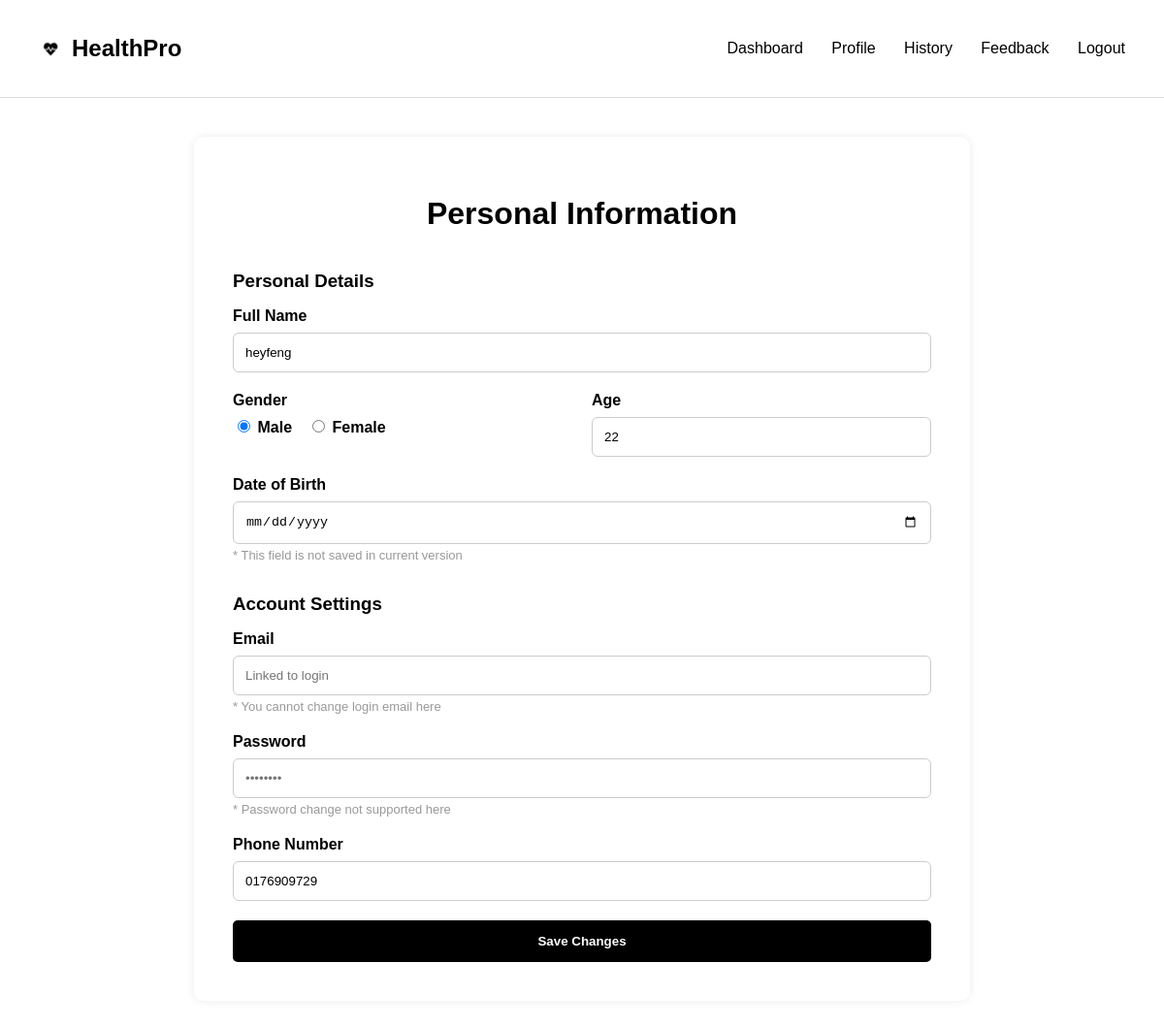
Screenshot of /profile (signed in) with the database file from the repository.
### diabetes_predictor/backend/app.py (models this page shows)
class Profile(db.Model):
    id = db.Column(db.Integer, primary_key=True)
    user_id = db.Column(db.Integer)
    name = db.Column(db.String(100))
    gender = db.Column(db.String(10))
    age = db.Column(db.Integer)
    contact_info = db.Column(db.String(200))

### diabetes_predictor/backend/app.py (the view, shortened to what this page needs)
@app.route('/profile', methods=['GET', 'POST'])
def profile():
    if 'user' not in session:
        return redirect(url_for('login'))
    user_id = session['user_id']
    profile = Profile.query.filter_by(user_id=user_id).first()
    return render_template('profile.html', profile=profile)

### diabetes_predictor/backend/templates/profile.html (shortened to what this page needs)
<!DOCTYPE html>
<html lang="en">
<head>
</head>
<body>
  <div class="navbar">
    <div class="navbar-left">
      <img src="{{ url_for('static', filename='images/blackheart.png') }}" alt="Logo">
      <h2>HealthPro</h2>
    </div>
    <div class="navbar-right">
      <a href="/">Dashboard</a>
      <a href="/profile">Profile</a>
      <a href="/assessment/history">History</a>
      <a href="/feedbackuser">Feedback</a>
      <a href="/logout">Logout</a>
    </div>
  </div>
  <div class="container">
    <h1>Personal Information</h1>
    <form method="POST" action="/profile">
      <h3>Personal Details</h3>
      <label for="fullname">Full Name</label>
      <input type="text" name="name" id="fullname" value="{{ profile.name if profile else '' }}" required>
      <div class="form-row">
        <div>
          <label>Gender</label>
          <div class="gender-group">
            <label><input type="radio" name="gender" value="Male" {% if profile and profile.gender == 'Male' %}checked{% endif %}> Male</label>
            <label><input type="radio" name="gender" value="Female" {% if profile and profile.gender == 'Female' %}checked{% endif %}> Female</label>
          </div>
        </div>
        <div>
          <label for="age">Age</label>
          <input type="text" name="age" id="age" value="{{ profile.age if profile else '' }}" required>
        </div>
      </div>
      <label for="dob">Date of Birth</label>
      <input type="date" name="dob" id="dob" placeholder="Not saved currently">
      <div class="note">* This field is not saved in current version</div>
      <h3>Account Settings</h3>
      <label for="email">Email</label>
      <input type="email" name="email" id="email" placeholder="Linked to login" readonly>
      <div class="note">* You cannot change login email here</div>
      <label for="password">Password</label>
      <input type="password" name="password" id="password" placeholder="••••••••" readonly>
      <div class="note">* Password change not supported here</div>
      <label for="phone">Phone Number</label>
      <input type="tel" name="contact" id="phone" value="{{ profile.contact_info if profile else '' }}" required>
      <button type="submit" class="submit-btn">Save Changes</button>
    </form>
  </div>
</body>
</html>
</body>
</html>

### diabetes_predictor/backend/templates/profile.html (style rules this page uses)
body { font-family: Arial, sans-serif; margin: 0; padding: 0; background: #fff; }
.navbar { display: flex; justify-content: space-between; align-items: center; padding: 16px 40px; border-bottom: 1px solid #ddd; }
.navbar-left { display: flex; align-items: center; gap: 10px; }
.navbar-left img { width: 24px; }
.navbar-right a { margin-left: 25px; text-decoration: none; color: #000; font-weight: 500; }
.container { max-width: 720px; margin: 40px auto; background-color: #fff; padding: 40px; border-radius: 10px; box-shadow: 0 0 10px rgba(0,0,0,0.08); }
h1 { text-align: center; margin-bottom: 40px; }
h3 { margin-top: 32px; margin-bottom: 16px; }
form label { display: block; margin-bottom: 8px; font-weight: bold; }
form input[type="text"], form input[type="email"], form input[type="password"], form input[type="tel"], form input[type="date"] { width: 100%; padding: 12px; margin-bottom: 20px; border: 1px solid #ccc; border-radius: 6px; box-sizing: border-box; }
.gender-group { display: flex; align-items: center; gap: 16px; margin-bottom: 20px; }
.form-row { display: flex; gap: 20px; }
.form-row > div { flex: 1; }
.submit-btn { width: 100%; padding: 14px; background-color: black; color: white; font-weight: bold; border: none; border-radius: 5px; cursor: pointer; }
.note { font-size: 13px; color: #999; margin-top: -16px; margin-bottom: 20px; }

### rows the page displays
Profile: name "heyfeng", gender "☑ Male", gender "☐ Female", age "22", contact "0176909729"
